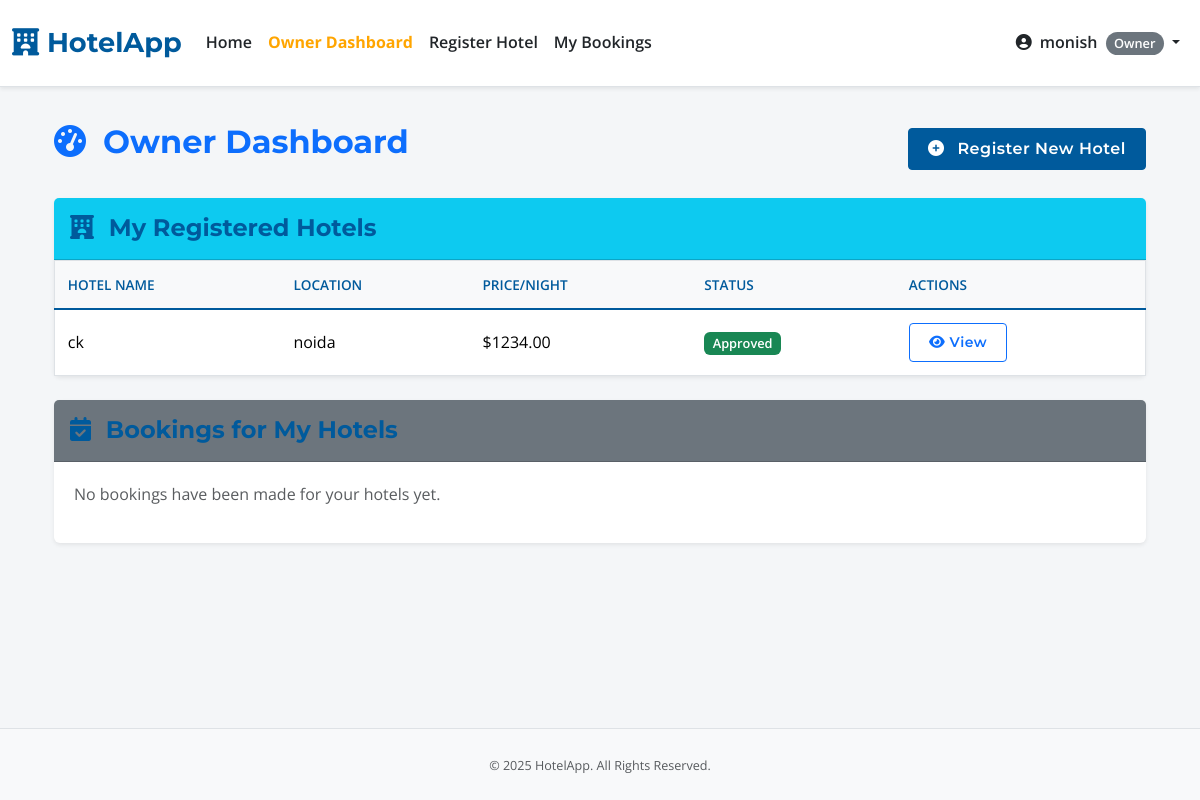
The app's page /owner_dashboard (signed in), older data.
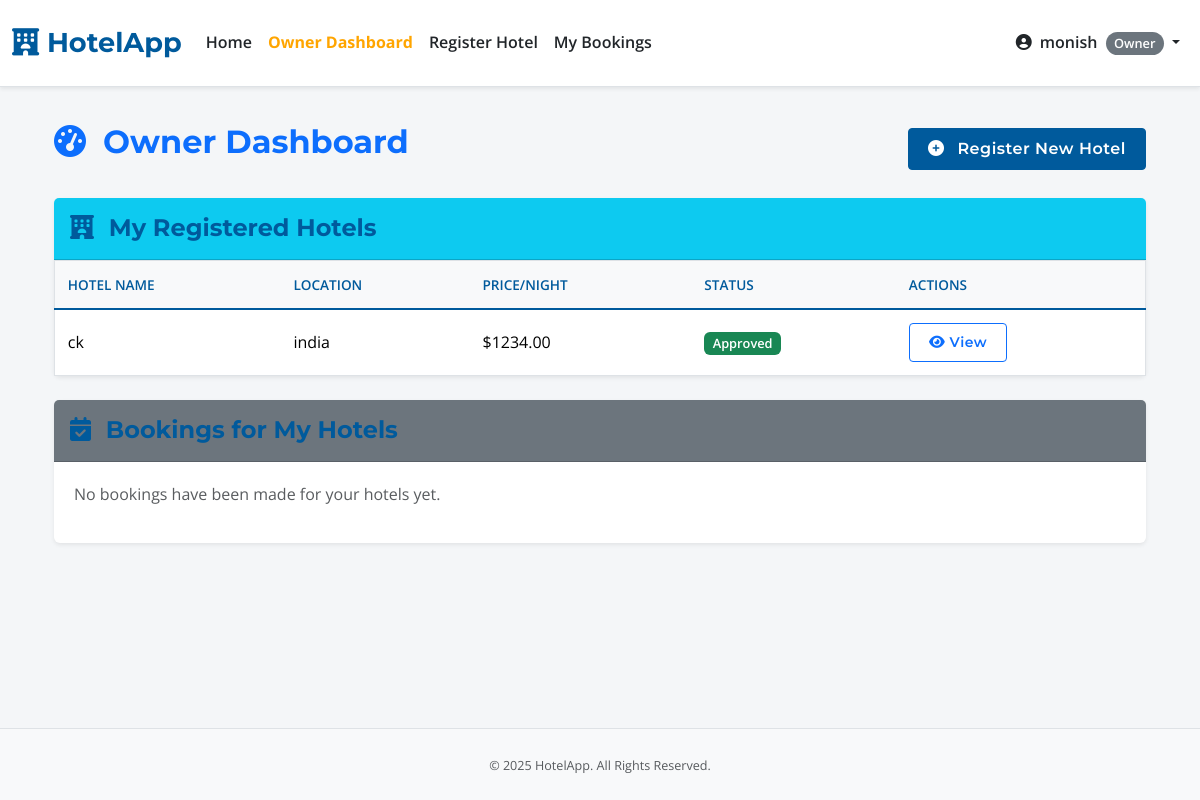
The same page, newer data.
### app.py (models this page shows, shortened)
class Hotel(db.Model):
    id = db.Column(db.Integer, primary_key=True)
    name = db.Column(db.String(100), nullable=False)
    location = db.Column(db.String(200), nullable=False)
    description = db.Column(db.Text, nullable=True)
    price_per_night = db.Column(db.Float, nullable=False)
    image_url = db.Column(db.String(255), nullable=True, default='https://via.placeholder.com/800x500.png?text=Main+Hotel+Image')
    owner_id = db.Column(db.Integer, db.ForeignKey('user.id'), nullable=False)
    is_approved = db.Column(db.Boolean, default=False, nullable=False)
    star_rating = db.Column(db.Integer, nullable=True)
    amenities = db.Column(db.String(300), nullable=True)
    latitude = db.Column(db.Float, nullable=True)
    longitude = db.Column(db.Float, nullable=True)
    gallery_images = db.relationship('HotelImage', backref='hotel_ref', lazy='dynamic', cascade="all, delete-orphan")
    bookings = db.relationship('Booking', backref='hotel_booking_ref', lazy=True, foreign_keys='Booking.hotel_id', cascade="all, delete-orphan")
    wishlisted_by_users = db.relationship('Wishlist', backref='hotel', lazy='dynamic', cascade='all, delete-orphan')

### app.py (the view)
@app.route('/owner_dashboard')
@role_required('owner')
def owner_dashboard():
    hotels_owned = Hotel.query.filter_by(owner_id=current_user.id).order_by(Hotel.name).all()
    hotel_ids = [h.id for h in hotels_owned]
    bookings_for_my_hotels = []
    if hotel_ids:
        bookings_for_my_hotels = Booking.query.filter(Booking.hotel_id.in_(hotel_ids)).order_by(Booking.created_at.desc()).all()
    return render_template('owner_dashboard.html', hotels=hotels_owned, bookings=bookings_for_my_hotels)

### app.py (called while the page is built)
@login_manager.user_loader
def load_user(user_id):
    return User.query.get(int(user_id))

def role_required(role_name):
    def decorator(f):
        @wraps(f)
        @login_required
        def decorated_function(*args, **kwargs):
            if not current_user.is_authenticated: return login_manager.unauthorized()
            if current_user.role != role_name:
                flash(f"Access Denied: '{role_name}' privileges required.", "danger"); return redirect(url_for('index'))
            return f(*args, **kwargs)
        return decorated_function
    return decorator

@app.context_processor # Makes function available in all templates
def utility_processor():
    def is_hotel_in_wishlist(hotel_id):
        if current_user.is_authenticated:
            return Wishlist.query.filter_by(user_id=current_user.id, hotel_id=hotel_id).first() is not None
        return False
    return dict(is_hotel_in_wishlist=is_hotel_in_wishlist)

### templates/owner_dashboard.html (shortened to what this page needs)
{% extends "base.html" %}
{% block content %}
<div class="container mt-4">
    <div class="d-flex justify-content-between align-items-center mb-4">
        <h2 class="text-primary"><i class="fas fa-tachometer-alt me-2"></i> Owner Dashboard</h2>
        <a href="{{ url_for('register_hotel') }}" class="btn btn-primary"><i class="fas fa-plus-circle me-2"></i> Register New Hotel</a>
    </div>
    <div class="card shadow-sm mb-4 border-0">
        <div class="card-header bg-info text-white py-3"><h4 class="mb-0"><i class="fas fa-hotel me-2"></i> My Registered Hotels</h4></div>
        <div class="card-body p-0">
            {% if hotels %}
            <div class="table-responsive">
                <table class="table table-hover align-middle mb-0">
                    <thead><tr><th>Hotel Name</th><th>Location</th><th>Price/Night</th><th>Status</th><th>Actions</th></tr></thead>
                    <tbody>
                        {% for hotel in hotels %}
                        <tr>
                            <td>{{ hotel.name }}</td><td>{{ hotel.location }}</td><td>${{ "%.2f"|format(hotel.price_per_night) }}</td>
                            <td>{% if hotel.is_approved %}<span class="badge bg-success">Approved</span>{% else %}<span class="badge bg-warning text-dark">Pending Approval</span>{% endif %}</td>
                            <td><a href="{{ url_for('hotel_detail', hotel_id=hotel.id) }}" class="btn btn-sm btn-outline-primary" title="View Hotel"><i class="fas fa-eye"></i> View</a></td>
                        </tr>
                        {% endfor %}
                    </tbody>
                </table>
            </div>
            {% else %}<div class="card-body"><p class="text-muted">You have not registered any hotels yet. <a href="{{ url_for('register_hotel') }}">Register your first hotel now!</a></p></div>{% endif %}
        </div>
    </div>
    <div class="card shadow-sm border-0">
        <div class="card-header bg-secondary text-white py-3"><h4 class="mb-0"><i class="fas fa-calendar-check me-2"></i> Bookings for My Hotels</h4></div>
        <div class="card-body p-0">
            {% if bookings %}
            <div class="table-responsive">
                <table class="table table-striped table-hover align-middle mb-0">
                    <thead><tr><th>Booking ID</th><th>Hotel Name</th><th>Booked By</th><th>Check-in</th><th>Check-out</th><th>Total Price</th><th>Status</th></tr></thead>
                    <tbody>
                        {% for booking in bookings %}
                        <tr><td>#{{ booking.id }}</td><td>{{ booking.hotel.name }}</td><td>{{ booking.booker.username }}</td><td>{{ booking.check_in_date.strftime('%Y-%m-%d') }}</td><td>{{ booking.check_out_date.strftime('%Y-%m-%d') }}</td><td>${{ "%.2f"|format(booking.total_price) }}</td><td><span class="badge bg-primary">{{ booking.status }}</span></td></tr>
                        {% endfor %}
                    </tbody>
                </table>
            </div>
            {% else %}<div class="card-body"><p class="text-muted">No bookings have been made for your hotels yet.</p></div>{% endif %}
        </div>
    </div>
</div>
{% endblock %}

Row changes from the older to the newer data that the page shows:
changed Hotel "ck": location "noida" → "india"
